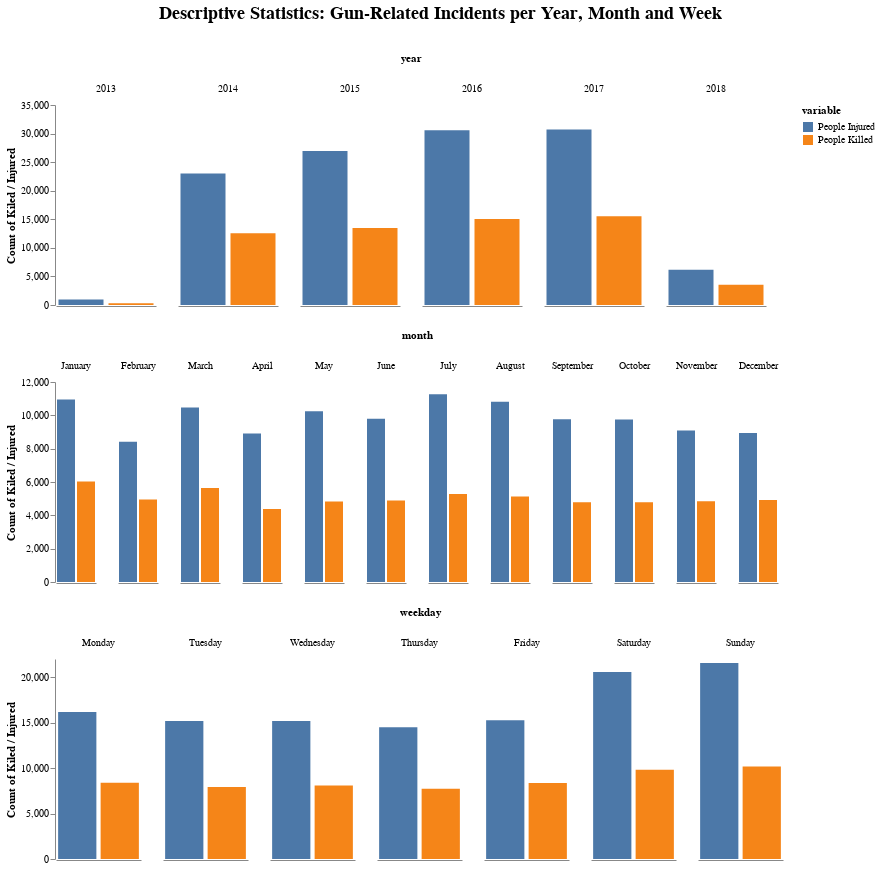

Write notebook code for a chart like this one.
### Code cell
a = alt.Chart(df_years).mark_bar().encode(
    x= alt.X('variable:O', axis=alt.Axis(labels=False, ticks=False, title= None)),
    y= alt.Y('value:Q', axis=alt.Axis(grid=False, title='Count of Kiled / Injured')),
    color='variable:N',
    column=alt.Column('year:N')
).properties(
    width=100, height = 200)

b= alt.Chart(df_months).mark_bar().encode(
    x= alt.X('variable:O', axis=alt.Axis(labels=False, ticks=False, title= None)),
    y= alt.Y('value:Q', axis=alt.Axis(grid=False, title='Count of Kiled / Injured')),
    color='variable:N',
    column=alt.Column('month:N', sort = ['January','February','March','April','May','June','July','August','September','October','November','December'])
).properties(
    width=40, height = 200)

c = alt.Chart(df_days).mark_bar().encode(
    x= alt.X('variable:O', axis=alt.Axis(labels=False, ticks=False, title= None)),
    y= alt.Y('value:Q', axis=alt.Axis(grid=False, title='Count of Kiled / Injured')),
    color='variable:N',
    column=alt.Column('weekday:N', sort = ['Monday','Tuesday','Wednesday','Thursday','Friday','Saturday','Sunday'])
).properties(width=85, height = 200)

alt.vconcat(a, b,c).properties(title = 'Descriptive Statistics: Gun-Related Incidents per Year, Month and Week').configure_view(stroke='transparent').configure_title(anchor='middle', fontSize=18, offset = 30)

### Figure 1 — Vega-Lite specification as saved in the notebook (floating-point values rounded to 4 significant figures)
{"config": {"view": {"continuousWidth": 400, "continuousHeight": 300, "stroke": "transparent"}, "title": {"anchor": "middle", "fontSize": 18, "offset": 30}}, "vconcat": [{"data": {"name": "data-6355bcecf17e2317b893548fcdeefd1a"}, "mark": "bar", "encoding": {"color": {"type": "nominal", "field": "variable"}, "column": {"type": "nominal", "field": "year"}, "x": {"type": "ordinal", "axis": {"labels": false, "ticks": false, "title": null}, "field": "variable"}, "y": {"type": "quantitative", "axis": {"grid": false, "title": "Count of Kiled / Injured"}, "field": "value"}}, "height": 200, "width": 100}, {"data": {"name": "data-05468d9f85756dc2954fd60162c36650"}, "mark": "bar", "encoding": {"color": {"type": "nominal", "field": "variable"}, "column": {"type": "nominal", "field": "month", "sort": ["January", "February", "March", "April", "May", "June", "July", "August", "September", "October", "November", "December"]}, "x": {"type": "ordinal", "axis": {"labels": false, "ticks": false, "title": null}, "field": "variable"}, "y": {"type": "quantitative", "axis": {"grid": false, "title": "Count of Kiled / Injured"}, "field": "value"}}, "height": 200, "width": 40}, {"data": {"name": "data-77afe7b4223d03b6eeb2a3d7e77549de"}, "mark": "bar", "encoding": {"color": {"type": "nominal", "field": "variable"}, "column": {"type": "nominal", "field": "weekday", "sort": ["Monday", "Tuesday", "Wednesday", "Thursday", "Friday", "Saturday", "Sunday"]}, "x": {"type": "ordinal", "axis": {"labels": false, "ticks": false, "title": null}, "field": "variable"}, "y": {"type": "quantitative", "axis": {"grid": false, "title": "Count of Kiled / Injured"}, "field": "value"}}, "height": 200, "width": 85}], "title": "Descriptive Statistics: Gun-Related Incidents per Year, Month and Week", "$schema": "https://vega.github.io/schema/vega-lite/v4.8.1.json", "datasets": {"data-6355bcecf17e2317b893548fcdeefd1a": [{"year": "2013", "variable": "People Killed", "value": 317}, {"year": "2014", "variable": "People Killed", "value": 12557}, {"year": "2015", "variable": "People Killed", "value": 13484}, {"year": "2016", "variable": "People Killed", "value": 15066}, {"year": "2017", "variable": "People Killed", "value": 15511}, {"year": "2018", "variable": "People Killed", "value": 3533}, {"year": "2013", "variable": "People Injured", "value": 979}, {"year": "2014", "variable": "People Injured", "value": 23002}, {"year": "2015", "variable": "People Injured", "value": 26967}, {"year": "2016", "variable": "People Injured", "value": 30580}, {"year": "2017", "variable": "People Injured", "value": 30703}, {"year": "2018", "variable": "People Injured", "value": 6171}], "data-05468d9f85756dc2954fd60162c36650": [{"month": "April", "variable": "People Killed", "value": 4383}, {"month": "August", "variable": "People Killed", "value": 5127}, {"month": "December", "variable": "People Killed", "value": 4927}, {"month": "February", "variable": "People Killed", "value": 4945}, {"month": "January", "variable": "People Killed", "value": 6035}, {"month": "July", "variable": "People Killed", "value": 5276}, {"month": "June", "variable": "People Killed", "value": 4886}, {"month": "March", "variable": "People Killed", "value": 5641}, {"month": "May", "variable": "People Killed", "value": 4830}, {"month": "November", "variable": "People Killed", "value": 4848}, {"month": "October", "variable": "People Killed", "value": 4791}, {"month": "September", "variable": "People Killed", "value": 4779}, {"month": "April", "variable": "People Injured", "value": 8907}, {"month": "August", "variable": "People Injured", "value": 10809}, {"month": "December", "variable": "People Injured", "value": 8936}, {"month": "February", "variable": "People Injured", "value": 8420}, {"month": "January", "variable": "People Injured", "value": 10946}, {"month": "July", "variable": "People Injured", "value": 11259}, {"month": "June", "variable": "People Injured", "value": 9797}, {"month": "March", "variable": "People Injured", "value": 10475}, {"month": "May", "variable": "People Injured", "value": 10244}, {"month": "November", "variable": "People Injured", "value": 9087}, {"month": "October", "variable": "People Injured", "value": 9756}, {"month": "September", "variable": "People Injured", "value": 9766}], "data-77afe7b4223d03b6eeb2a3d7e77549de": [{"weekday": "Friday", "variable": "People Killed", "value": 8353}, {"weekday": "Monday", "variable": "People Killed", "value": 8383}, {"weekday": "Saturday", "variable": "People Killed", "value": 9813}, {"weekday": "Sunday", "variable": "People Killed", "value": 10187}, {"weekday": "Thursday", "variable": "People Killed", "value": 7732}, {"weekday": "Tuesday", "variable": "People Killed", "value": 7917}, {"weekday": "Wednesday", "variable": "People Killed", "value": 8083}, {"weekday": "Friday", "variable": "People Injured", "value": 15275}, {"weekday": "Monday", "variable": "People Injured", "value": 16164}, {"weekday": "Saturday", "variable": "People Injured", "value": 20559}, {"weekday": "Sunday", "variable": "People Injured", "value": 21562}, {"weekday": "Thursday", "variable": "People Injured", "value": 14481}, {"weekday": "Tuesday", "variable": "People Injured", "value": 15168}, {"weekday": "Wednesday", "variable": "People Injured", "value": 15193}]}}
